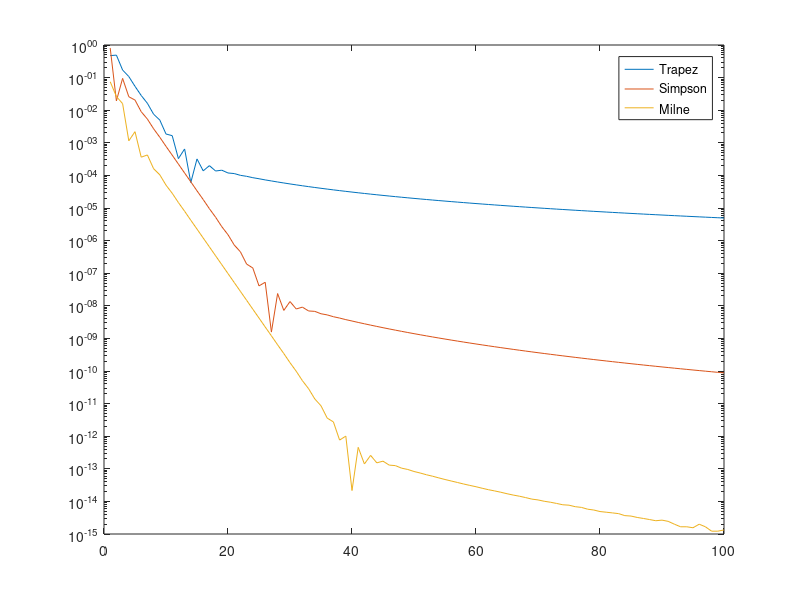

This chart was generated by the following MATLAB code:
% Tested and executable in Octave 4.0.2

1;

function I = myQuadraturSum1D(f,w,p,a,b,N)
    
    h = (b-a)/N;
    I = 0;
    
    for i=1:1:N
        % variables with trailing underscores are only used for one sub-interval
        a_ = a+(i-1)*h;
        b_ = a+i*h;
        
        I_ = 0;
        interval_ = b_ - a_;
        steps_ = length(p);
        
        for j=1:1:steps_
            x_i = a_+p(j)*interval_; % convert from unit interval to our interval
            I_ += f(x_i) * w(j);
        end
        I_ *= interval_;
        
        I+=I_;
    end
    
end



function y=runge(x)
    y = 1/(1+25*x.^2);
end

a = -1;
b = 1;
N = 1:1:100;

w_trapez    = [1/2 1/2];
w_simpson   = [1/6 4/6 1/6];
w_milner    = [7/90 16/45 2/15 16/45 7/90];

p_trapez    = [0 1];
p_simpson   = [0 1/2 1];
p_milner    = [0 1/4 2/4 3/4 1];

exact = 2/5 * atan(5)

for n = N
    I_trapez(n)  = abs(myQuadraturSum1D(@runge,w_trapez,p_trapez,a,b,n)  -exact);
    I_simpson(n) = abs(myQuadraturSum1D(@runge,w_simpson,p_simpson,a,b,n)-exact);
    I_milner(n)  = abs(myQuadraturSum1D(@runge,w_milner,p_milner,a,b,n)  -exact);
endfor

semilogy(N, I_trapez, N, I_simpson, N, I_milner)
legend("Trapez","Simpson","Milne")